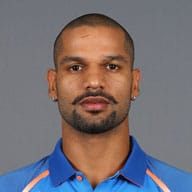
#> input picture images/Dhawan.jpg, 192 x 192 px, given in place of the camera
$ jupyter execute 'Lecture 3.15 - Mini Project # 1 - Live Sketch Using Webcam.ipynb'   (text cells are left out)
#> lines starting #> are read from the running program, lines starting #| are printed output that depends on the picture
#> further down, frame is the input picture: shape (192, 192, 3); mean B, G, R 116, 111.3, 118.9
[cell 1]
import cv2
import numpy as np

# Our sketch generating function
def sketch(image):
    # Convert image to grayscale
    img_gray = cv2.cvtColor(image, cv2.COLOR_BGR2GRAY)
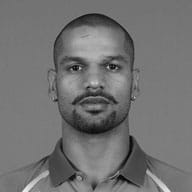
#> img_gray: shape (192, 192); min 2, max 245, mean 114.1

    # Clean up image using Guassian Blur
    #img_gray_blur = cv2.GaussianBlur(img_gray, (5,5), 0)

    # Extract edges
    canny_edges = cv2.Canny(img_gray, 10, 70)
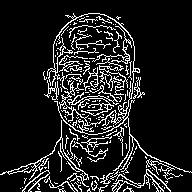
#> canny_edges: shape (192, 192); 12.5% white in thin lines or dots

    # Do an invert binarize the image
    ret, mask = cv2.threshold(canny_edges, 70, 255, cv2.ADAPTIVE_THRESH_MEAN_C)
    return mask


# Initialize webcam, cap is the object provided by VideoCapture
# It contains a boolean indicating if it was sucessful (ret)
# It also contains the images collected from the webcam (frame)
cap = cv2.VideoCapture(0)

while True:
    ret, frame = cap.read()
    cv2.imshow('Our Live Sketcher', sketch(frame))
    if cv2.waitKey(1) == 13: #13 is the Enter Key
#> (key Esc is pressed here)
        break

# Release camera and close windows
cap.release()
cv2.destroyAllWindows()

$ run again, on images/Hillary.jpg
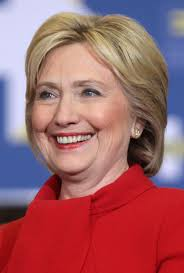
#> input picture images/Hillary.jpg, 184 x 273 px, given in place of the camera
#> frame is the input picture: shape (273, 184, 3); mean B, G, R 104.2, 98.1, 159.7
#> in sketch, `img_gray = cv2.cvtColor(image, cv2.COLOR_BGR2GRAY)`:
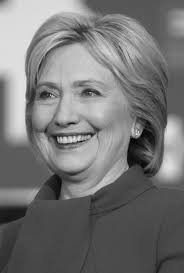
#> img_gray: shape (273, 184); min 3, max 237, mean 117.2
#> in sketch, `canny_edges = cv2.Canny(img_gray, 10, 70)`:
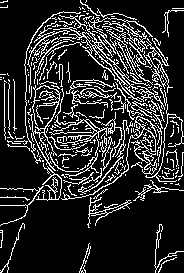
#> canny_edges: shape (273, 184); 16.5% white in thin lines or dots
